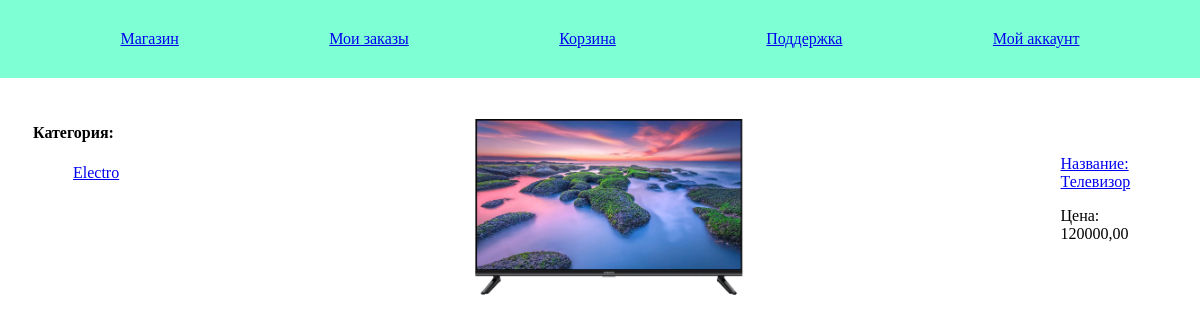
Before: /shop/products/ with the older database file.
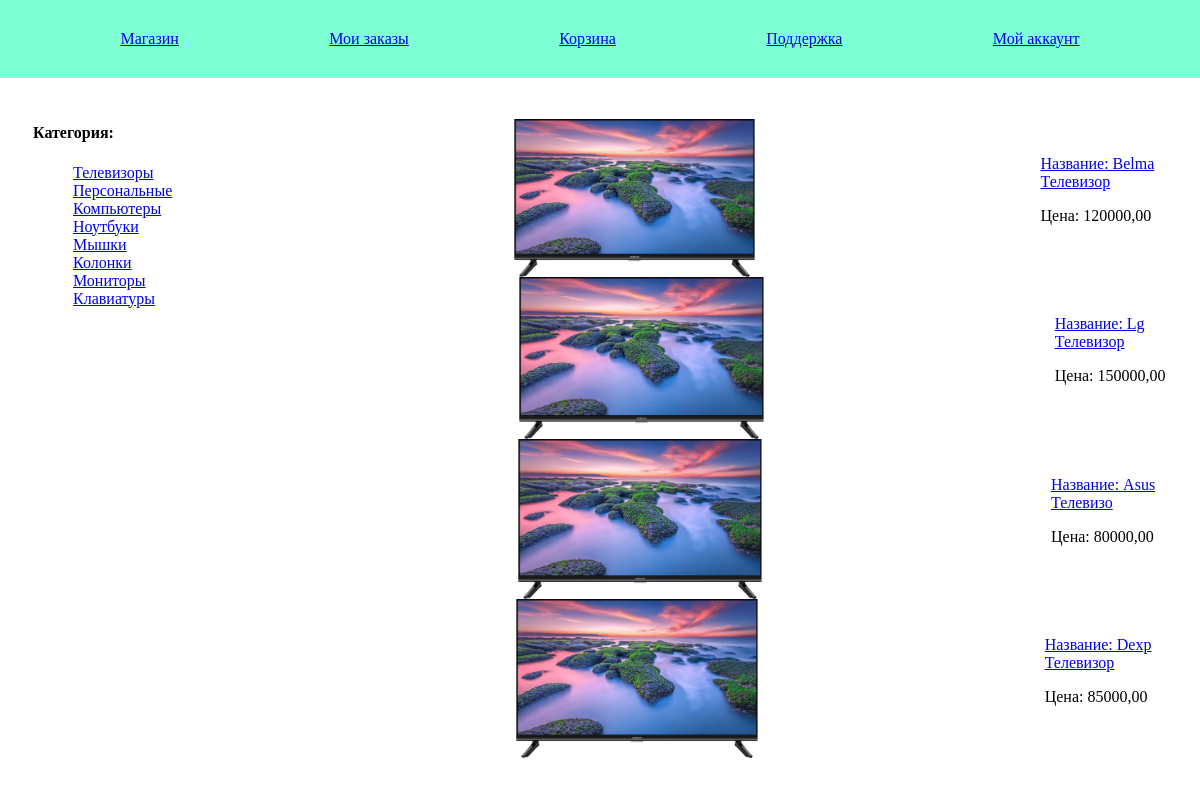
After: the same page with the newer database file.
### shop/models.py (models this page shows, shortened)
class Category(models.Model):
    name = models.CharField(max_length=50, unique=True)
    created_at = models.DateField(auto_now_add=True)

class Product(models.Model):
    name = models.CharField(max_length=80)
    description = models.TextField(max_length=600)
    price = models.DecimalField(max_digits=8, decimal_places=2)
    created_at = models.DateField(auto_now_add=True)
    archived = models.BooleanField(default=True)
    category = models.ForeignKey(
        Category,
        on_delete=models.SET_NULL,
        related_name="products",
        null=True
    )

class ProductImage(models.Model):
    photo = models.ImageField(
        upload_to=generic_path_to_save_photo, # type: ignore
        null=True
    )
    product = models.OneToOneField(
        Product,
        on_delete=models.CASCADE,
        related_name="image"
    )
    description = models.CharField(
        max_length=100,
        blank=True
    )

### shop/views.py (the view)
# urls.py: path("products/", ProductListView.as_view(), name="products-list"),
class ProductListView(ListView):
    queryset = Category.objects.all()
    template_name = "shop/list-products.html"
    def get_context_data(self, **kwargs: Any) -> dict[str, Any]:
        all_products = Product.objects.filter(archived=False).all()
        kwargs["products_list"] = all_products
        kwargs["show_return"] = False # Show url for return on shop:products-list
        return super().get_context_data(**kwargs)

### shop/templates/shop/list-products.html (shortened to what this page needs)
{% extends "shop/base.html" %}
{% load static %}
{% block head %}
    {{ block.super }}
    <link rel="stylesheet" href="{% static "shop/list-products.css" %}">
{% endblock head %}
{% block main %}
    <div class="main-container">
        <div class="left-container">
            <div>
                <h4>Категория:</h4>
            </div>
            <div>
                <ul class="out-circle">
                    {% for category in object_list %}
                        <li><a href="{% url "shop:products-list-by-category" category=category.id %}">{{ category.name|title }}</a></li>
                    {% endfor %}
                </ul>
            </div>
        </div>
        <div class="right-container">
            <ul>
                {% for product in  products_list %}
                    <div class="content-container">
                        <div class="pre-photo-container">
                            <img src="{{ product.image.photo.url }}" alt="" class="photo-container">
                        </div>
                        <div class="pre-text-container">
                            <a href="{% url "shop:product-detail" pk=product.id %}">Название: {{ product.name|title }}</a>
                            <p>Цена: {{ product.price }}</p>
                        </div>
                    </div>
                {% endfor %}
            </ul>
        </div>
    </div>
{% endblock main %}

### shop/templates/shop/base.html (shortened to what this page needs)
{% load static %}
<!DOCTYPE html>
<html lang="ru">
<head>
    {% block head %}
        <link rel="stylesheet" href="{% static "shop/base.css" %}">
    {% endblock head %}
</head>
<body>
    <header>
        {% block header %}
            <a href="{% url "shop:products-list" %}">Магазин</a>
            <a href="#">Мои заказы</a>
            <a href="#">Корзина</a>
            <a href="#">Поддержка</a>
            <a href="#">Мой аккаунт</a>
        {% endblock header %}
    </header>
    <main>
        {% block main %}
        {% endblock main %}
    </main>
</body>
</html>

### shop/static/shop/base.css (style rules this page uses)
header { display: flex; justify-content: space-evenly; background-color: aquamarine; margin-top: -8px; margin-left: -8px; margin-right: -8px; }
header > a { padding: 30px; }

### shop/static/shop/list-products.css (style rules this page uses)
ul.out-circle { list-style-type: None; }
.main-container { display: flex; justify-content: start; align-items: start; flex-direction: row; margin: 25px 25px; }
.right-container { display: flex; justify-content: center; flex-direction: column; }
.content-container { display: flex; flex-direction: row; justify-content: space-evenly; align-items: center; }
.pre-photo-container { display: flex; justify-content: center; flex-grow: 0; }
.pre-text-container { display: flex; flex-direction: column; justify-content: start; flex-grow: 2; }
.photo-container { max-width: 30%; min-width: 20%; }

Changed rows visible on the page:
changed Category: name "Electro" → "Телевизоры"
added Category: name "Персональные Компьютеры"
added Category: name "Ноутбуки"
added Category: name "Мышки"
added Category: name "Колонки"
added Category: name "Мониторы"
added Category: name "Клавиатуры"
changed Product: name "Телевизор" → "Belma Телевизор"
added Product: image.photo (picture), name "Lg Телевизор", price "150000,00"
added Product: image.photo (picture), name "Asus Телевизо", price "80000,00"
added Product: image.photo (picture), name "Dexp Телевизор", price "85000,00"
